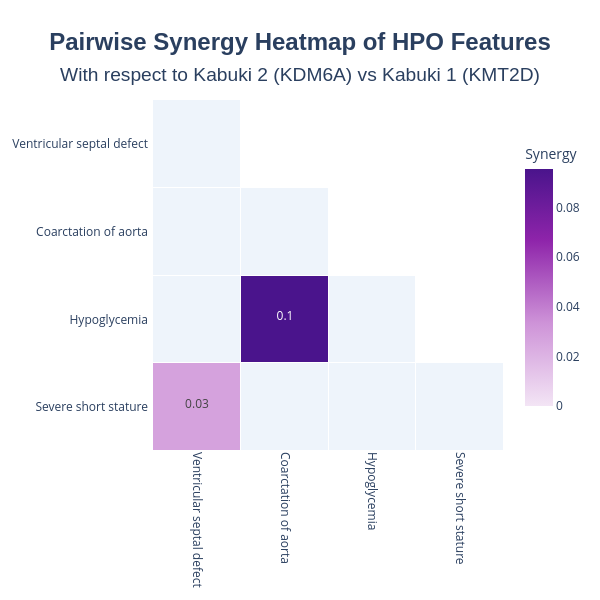

Notebook cell for this chart:
### Code cell
from phenosign import has_disease
condition = dataset.get_condition(
    has_disease("OMIM:300867"),
    name="Kabuki 2 (KDM6A) vs Kabuki 1 (KMT2D)",
)

synergy_analyzer = SynergyAnalyzer(dataset=dataset)
results = synergy_analyzer.compute_synergy_matrix(condition=condition)
results.results_table.head()
results.plot_synergy_heatmap()

### Figure 1 — Plotly figure (JSON) as saved in the notebook; plotly's stock layout.template omitted (floating-point values rounded to 4 significant figures)
{"data": [{"colorscale": [[0, "#eef4fb"], [1, "#eef4fb"]], "hoverinfo": "skip", "showscale": false, "type": "heatmap", "x": ["Ventricular septal defect", "Coarctation of aorta", "Hypoglycemia", "Severe short stature"], "xgap": 1, "y": ["Ventricular septal defect", "Coarctation of aorta", "Hypoglycemia", "Severe short stature"], "ygap": 1, "z": [[2, null, null, null], [2, 2, null, null], [2, null, 2, null], [null, 2, 2, 2]]}, {"colorbar": {"len": 0.8, "thickness": 28, "title": {"text": "Synergy"}}, "colorscale": [[0, "#f3e5f5"], [0.35, "#ce93d8"], [0.7, "#8e24aa"], [1, "#4a148c"]], "hoverinfo": "text", "hovertext": [["", "", "", ""], ["", "", "", ""], ["", "<b>HPO_A</b>: Coarctation of aorta (HP:0001680)<br><b>HPO_B</b>: Hypoglycemia (HP:0001943)<br><b>Synergy</b>: 0.10<br><b>p-val</b>: 0.000100<br><b>adj_p_val</b>: 0.007133<br><b>Counts (y=0)</b><br>&nbsp;&nbsp;E/E: 5, E/O: 0, O/E: 0, O/O: 1  (<i>N=6</i>)<br><b>Counts (y=1)</b><br>&nbsp;&nbsp;E/E: 0, E/O: 0, O/E: 25, O/O: 2  (<i>N=27</i>)<br><b>Total_individuals</b>: 33<br><b>N_PMIDs</b>: 2<br><b>PMIDs</b>: 31727177, 33674768", "", ""], ["<b>HPO_A</b>: Ventricular septal defect (HP:0001629)<br><b>HPO_B</b>: Severe short stature (HP:0003510)<br><b>Synergy</b>: 0.03<br><b>p-val</b>: 0.000100<br><b>adj_p_val</b>: 0.007133<br><b>Counts (y=0)</b><br>&nbsp;&nbsp;E/E: 9, E/O: 2, O/E: 9, O/O: 0  (<i>N=20</i>)<br><b>Counts (y=1)</b><br>&nbsp;&nbsp;E/E: 20, E/O: 0, O/E: 0, O/O: 0  (<i>N=20</i>)<br><b>Total_individuals</b>: 40<br><b>N_PMIDs</b>: 5<br><b>PMIDs</b>: 24739679, 25142838, 27991736, 31727177 ... (+1 more)", "", "", ""]], "text": [["", "", "", ""], ["", "", "", ""], ["", "0.1", "", ""], ["0.03", "", "", ""]], "texttemplate": "<span style='font-size:12px'>%{text}</span>", "type": "heatmap", "x": ["Ventricular septal defect", "Coarctation of aorta", "Hypoglycemia", "Severe short stature"], "xgap": 1, "y": ["Ventricular septal defect", "Coarctation of aorta", "Hypoglycemia", "Severe short stature"], "ygap": 1, "z": [[null, null, null, null], [null, null, null, null], [null, 0.09545, null, null], [0.02747, null, null, null]], "zmax": 0.09545, "zmid": 0, "zmin": 0}], "layout": {"height": 600, "paper_bgcolor": "white", "plot_bgcolor": "white", "title": {"font": {"family": "Arial", "size": 24}, "text": "<b>Pairwise Synergy Heatmap of HPO Features</b><br><span style='font-size:0.8em'>With respect to Kabuki 2 (KDM6A) vs Kabuki 1 (KMT2D)</span>", "x": 0.5, "xanchor": "center", "yanchor": "top"}, "width": 600, "xaxis": {"tickangle": 90, "tickfont": {"size": 12}}, "yaxis": {"autorange": "reversed", "scaleanchor": "x", "scaleratio": 1, "tickfont": {"size": 12}}}}
